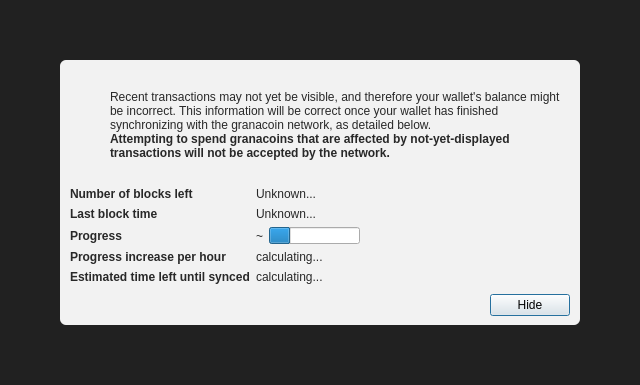
<?xml version="1.0" encoding="UTF-8"?>
<ui version="4.0">
 <class>ModalOverlay</class>
 <widget class="ModalOverlay" name="ModalOverlay">
  <property name="geometry">
   <rect>
    <x>0</x>
    <y>0</y>
    <width>640</width>
    <height>385</height>
   </rect>
  </property>
  <property name="windowTitle">
   <string>Form</string>
  </property>
  <layout class="QVBoxLayout" name="verticalLayout" stretch="0">
   <property name="sizeConstraint">
    <enum>QLayout::SetDefaultConstraint</enum>
   </property>
   <property name="leftMargin">
    <number>0</number>
   </property>
   <property name="topMargin">
    <number>0</number>
   </property>
   <property name="rightMargin">
    <number>0</number>
   </property>
   <property name="bottomMargin">
    <number>0</number>
   </property>
   <item>
    <widget class="QWidget" name="bgWidget" native="true">
     <property name="styleSheet">
      <string notr="true">#bgWidget { background: rgba(0,0,0,220); }</string>
     </property>
     <layout class="QVBoxLayout" name="verticalLayoutMain" stretch="1">
      <property name="leftMargin">
       <number>60</number>
      </property>
      <property name="topMargin">
       <number>60</number>
      </property>
      <property name="rightMargin">
       <number>60</number>
      </property>
      <property name="bottomMargin">
       <number>60</number>
      </property>
      <item>
       <widget class="QWidget" name="contentWidget" native="true">
        <property name="styleSheet">
         <string notr="true">#contentWidget { background: rgba(255,255,255,240); border-radius: 6px; }

QLabel { color: rgb(40,40,40);  }</string>
        </property>
        <layout class="QVBoxLayout" name="verticalLayoutSub" stretch="1,0,0,0">
         <property name="spacing">
          <number>0</number>
         </property>
         <property name="leftMargin">
          <number>10</number>
         </property>
         <property name="topMargin">
          <number>10</number>
         </property>
         <property name="rightMargin">
          <number>10</number>
         </property>
         <property name="bottomMargin">
          <number>10</number>
         </property>
         <item>
          <layout class="QHBoxLayout" name="horizontalLayoutIconText" stretch="0,1">
           <property name="topMargin">
            <number>20</number>
           </property>
           <item>
            <layout class="QVBoxLayout" name="verticalLayoutIcon">
             <property name="leftMargin">
              <number>0</number>
             </property>
             <item>
              <widget class="QPushButton" name="warningIcon">
               <property name="enabled">
                <bool>false</bool>
               </property>
               <property name="text">
                <string/>
               </property>
               <property name="icon">
                <iconset>
                 <normaloff>:/icons/warning</normaloff>
                 <disabledoff>:/icons/warning</disabledoff>:/icons/warning</iconset>
               </property>
               <property name="iconSize">
                <size>
                 <width>48</width>
                 <height>48</height>
                </size>
               </property>
               <property name="flat">
                <bool>true</bool>
               </property>
              </widget>
             </item>
             <item>
              <spacer name="verticalSpacerWarningIcon">
               <property name="orientation">
                <enum>Qt::Vertical</enum>
               </property>
               <property name="sizeHint" stdset="0">
                <size>
                 <width>20</width>
                 <height>40</height>
                </size>
               </property>
              </spacer>
             </item>
            </layout>
           </item>
           <item>
            <layout class="QVBoxLayout" name="verticalLayoutInfoText">
             <property name="leftMargin">
              <number>0</number>
             </property>
             <property name="topMargin">
              <number>0</number>
             </property>
             <item>
              <widget class="QLabel" name="infoText">
               <property name="text">
                <string>Recent transactions may not yet be visible, and therefore your wallet's balance might be incorrect. This information will be correct once your wallet has finished synchronizing with the granacoin network, as detailed below.</string>
               </property>
               <property name="textFormat">
                <enum>Qt::RichText</enum>
               </property>
               <property name="wordWrap">
                <bool>true</bool>
               </property>
              </widget>
             </item>
             <item>
              <widget class="QLabel" name="infoTextStrong">
               <property name="font">
                <font>
                 <weight>75</weight>
                 <bold>true</bold>
                </font>
               </property>
               <property name="text">
                <string>Attempting to spend granacoins that are affected by not-yet-displayed transactions will not be accepted by the network.</string>
               </property>
               <property name="textFormat">
                <enum>Qt::RichText</enum>
               </property>
               <property name="wordWrap">
                <bool>true</bool>
               </property>
              </widget>
             </item>
             <item>
              <spacer name="verticalSpacerInTextSpace">
               <property name="orientation">
                <enum>Qt::Vertical</enum>
               </property>
               <property name="sizeHint" stdset="0">
                <size>
                 <width>20</width>
                 <height>40</height>
                </size>
               </property>
              </spacer>
             </item>
            </layout>
           </item>
          </layout>
         </item>
         <item>
          <spacer name="verticalSpacerAfterText">
           <property name="orientation">
            <enum>Qt::Vertical</enum>
           </property>
           <property name="sizeHint" stdset="0">
            <size>
             <width>20</width>
             <height>40</height>
            </size>
           </property>
          </spacer>
         </item>
         <item>
          <layout class="QFormLayout" name="formLayout">
           <property name="fieldGrowthPolicy">
            <enum>QFormLayout::FieldsStayAtSizeHint</enum>
           </property>
           <property name="horizontalSpacing">
            <number>6</number>
           </property>
           <property name="verticalSpacing">
            <number>6</number>
           </property>
           <property name="topMargin">
            <number>10</number>
           </property>
           <item row="0" column="0">
            <widget class="QLabel" name="labelNumberOfBlocksLeft">
             <property name="font">
              <font>
               <weight>75</weight>
               <bold>true</bold>
              </font>
             </property>
             <property name="text">
              <string>Number of blocks left</string>
             </property>
            </widget>
           </item>
           <item row="0" column="1">
            <widget class="QLabel" name="numberOfBlocksLeft">
             <property name="text">
              <string>Unknown...</string>
             </property>
            </widget>
           </item>
           <item row="1" column="0">
            <widget class="QLabel" name="labelLastBlockTime">
             <property name="font">
              <font>
               <weight>75</weight>
               <bold>true</bold>
              </font>
             </property>
             <property name="text">
              <string>Last block time</string>
             </property>
            </widget>
           </item>
           <item row="1" column="1">
            <widget class="QLabel" name="newestBlockDate">
             <property name="sizePolicy">
              <sizepolicy hsizetype="Maximum" vsizetype="Preferred">
               <horstretch>0</horstretch>
               <verstretch>0</verstretch>
              </sizepolicy>
             </property>
             <property name="text">
              <string>Unknown...</string>
             </property>
            </widget>
           </item>
           <item row="2" column="0">
            <widget class="QLabel" name="labelSyncDone">
             <property name="font">
              <font>
               <weight>75</weight>
               <bold>true</bold>
              </font>
             </property>
             <property name="text">
              <string>Progress</string>
             </property>
            </widget>
           </item>
           <item row="2" column="1">
            <layout class="QHBoxLayout" name="horizontalLayoutSync" stretch="0,1">
             <item>
              <widget class="QLabel" name="percentageProgress">
               <property name="text">
                <string notr="true">~</string>
               </property>
              </widget>
             </item>
             <item>
              <widget class="QProgressBar" name="progressBar">
               <property name="value">
                <number>24</number>
               </property>
               <property name="format">
                <string/>
               </property>
              </widget>
             </item>
            </layout>
           </item>
           <item row="4" column="0">
            <widget class="QLabel" name="labelProgressIncrease">
             <property name="font">
              <font>
               <weight>75</weight>
               <bold>true</bold>
              </font>
             </property>
             <property name="text">
              <string>Progress increase per hour</string>
             </property>
            </widget>
           </item>
           <item row="4" column="1">
            <widget class="QLabel" name="progressIncreasePerH">
             <property name="text">
              <string>calculating...</string>
             </property>
            </widget>
           </item>
           <item row="5" column="0">
            <widget class="QLabel" name="labelEstimatedTimeLeft">
             <property name="font">
              <font>
               <weight>75</weight>
               <bold>true</bold>
              </font>
             </property>
             <property name="text">
              <string>Estimated time left until synced</string>
             </property>
            </widget>
           </item>
           <item row="5" column="1">
            <widget class="QLabel" name="expectedTimeLeft">
             <property name="text">
              <string>calculating...</string>
             </property>
            </widget>
           </item>
          </layout>
         </item>
         <item>
          <layout class="QHBoxLayout" name="horizontalLayoutButtons">
           <property name="leftMargin">
            <number>10</number>
           </property>
           <property name="topMargin">
            <number>10</number>
           </property>
           <item>
            <spacer name="horizontalSpacer">
             <property name="orientation">
              <enum>Qt::Horizontal</enum>
             </property>
             <property name="sizeHint" stdset="0">
              <size>
               <width>40</width>
               <height>20</height>
              </size>
             </property>
            </spacer>
           </item>
           <item>
            <widget class="QPushButton" name="closeButton">
             <property name="text">
              <string>Hide</string>
             </property>
             <property name="focusPolicy">
              <enum>Qt::StrongFocus</enum>
             </property>
             <property name="default">
              <bool>true</bool>
             </property>
            </widget>
           </item>
          </layout>
         </item>
        </layout>
       </widget>
      </item>
     </layout>
    </widget>
   </item>
  </layout>
 </widget>
 <customwidgets>
  <customwidget>
   <class>ModalOverlay</class>
   <extends>QWidget</extends>
   <header>qt/modaloverlay.h</header>
   <container>1</container>
  </customwidget>
 </customwidgets>
 <resources/>
 <connections/>
</ui>
